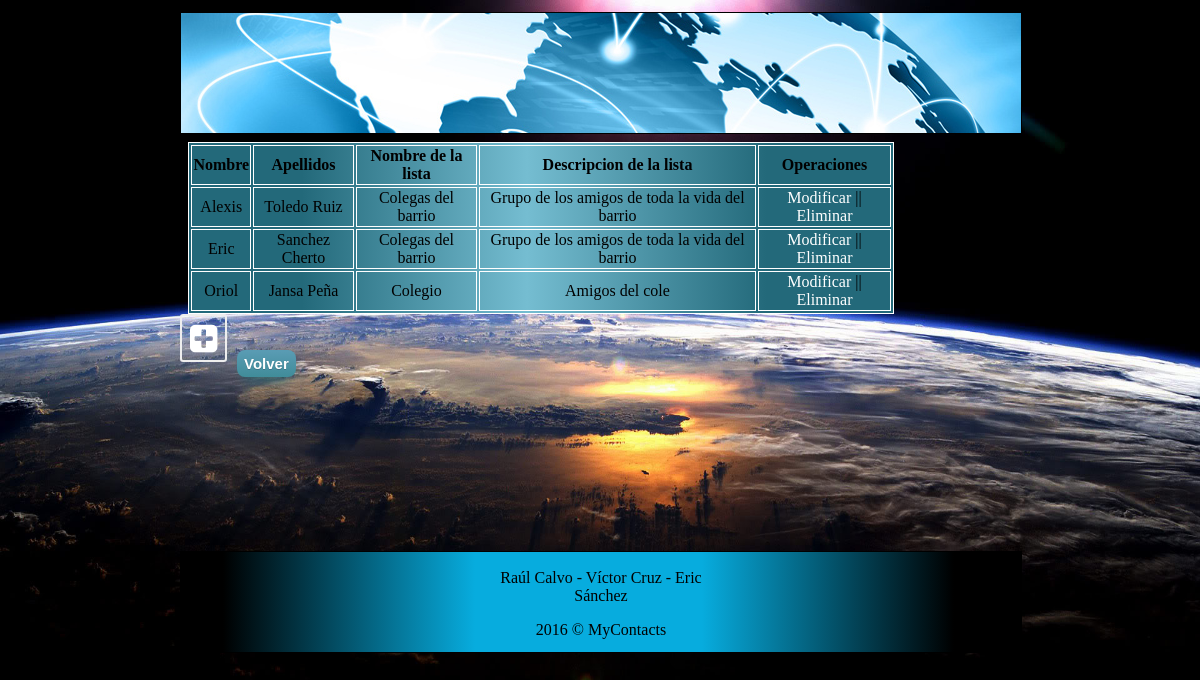
The page /gestionarcontactos.php (signed in) on the database its author committed.
### tables this page shows
CREATE TABLE IF NOT EXISTS `contacto` (
`id_contacto` int(11) NOT NULL,
  `nombre_contacto` varchar(20) DEFAULT NULL,
  `apellidos_contacto` varchar(40) DEFAULT NULL,
  `id_ubicacion` int(11) DEFAULT NULL,
  `id_lista` int(11) DEFAULT NULL
);

CREATE TABLE IF NOT EXISTS `lista` (
`id_lista` int(11) NOT NULL,
  `id_usuario` int(11) DEFAULT NULL,
  `nombre_lista` varchar(30) DEFAULT NULL,
  `descripcion_lista` text
);

### gestionarcontactos.php (the view, shortened to what this page needs)
<!DOCTYPE html>
<html>
	<head>
	    <link rel="stylesheet" href="https://maxcdn.bootstrapcdn.com/font-awesome/4.4.0/css/font-awesome.min.css">
	    <link rel="stylesheet" type="text/css" href="style.css">
	</head>
	<body>
		<header></header>
		<section id="contenido">
		<?php
			$con = mysqli_connect('localhost','root','DAW22015','bd_mycontacts');
			$sql = "SELECT * FROM contacto, lista, usuario WHERE `contacto`.`id_lista` = `lista`.`id_lista` AND `lista`.`id_usuario` = '$_SESSION[id]' AND `usuario`.`mail_usuario` = '$_SESSION[mail]'";
			$datos = mysqli_query($con, $sql);
			?>
			<table border>
				<tr>
					<th>Nombre</th>
					<th>Apellidos</th>
					<th>Nombre de la lista</th>
					<th>Descripcion de la lista</th>
					<th>Operaciones</th>
				</tr>
				<?php
				while ($prod = mysqli_fetch_array($datos)){
					echo utf8_encode("<td>$prod[nombre_contacto]");
					echo utf8_encode("</td><td>$prod[apellidos_contacto]");
					echo utf8_encode("</td><td>$prod[nombre_lista]");
					echo utf8_encode("</td><td>$prod[descripcion_lista]</td><td>");
					echo "<a href='modificarContacto.php?idCont=$prod[id_contacto]'>Modificar</a>";
					echo " || <a href='eliminarContacto.php?idCont=$prod[id_contacto]'>Eliminar</i></a>";
					echo "</td></tr>";
				}
				?>
			</table>
			<a href="insertContacto.php"><i class='fa fa-plus-square fa-2x fa-pull-left fa-border'></i></a>
		<br/><br/>
		<article class="myButton1">
		<a href="principal.php">Volver</a>
		</article>
	</section>
		<footer id="piepagina">
      <p id="componentes">Raúl Calvo - Víctor Cruz - Eric Sánchez</p>
      <p id="copyright">2016 &copy; MyContacts</p>
    </footer>
	</body>
</html>

### style.css (style rules this page uses)
body { margin: 1% 15% 0 15%; background: url("./imagenes/fondotierra.jpg") no-repeat center center fixed; background-size: 100% 100%; -moz-background-size: 100% 100%; -webkit-background-size: 100% 100%; -o-background-size: 100% 100%; }
header { border: 1px black solid; background-image: url("imagenes/header.png"); width: 100%; height: 120px; }
.myButton1 { -moz-box-shadow: 0px 10px 14px -7px #276873; -webkit-box-shadow: 0px 10px 14px -7px #276873; box-shadow: 0px 10px 14px -7px #276873; background:-webkit-gradient(linear, left top, left bottom, color-stop(0.05, #599bb3), color-stop(1, #408c99)); background:-moz-linear-gradient(top, #599bb3 5%, #408c99 100%); background:-webkit-linear-gradient(top, #599bb3 5%, #408c99 100%); background:-o-linear-gradient(top, #599bb3 5%, #408c99 100%); background:-ms-linear-gradient(top, #599bb3 5%, #408c99 100%); background:linear-gradient(to bottom, #599bb3 5%, #408c99 100%); filter:progid:DXImageTransform.Microsoft.gradient(startColorstr='#599bb3', endColorstr='#408c99',GradientType=0); background-color:#599bb3; -moz-border-radius:8px; -webkit-border-radius:8px; border-radius:8px; cursor:pointer; color:#ffffff; font-family:Arial; font-size:15px; font-weight:bold; padding:5px 7px; text-decoration: none; text-shadow:0px 1px 0px #3d768a; float: left; margin-right: 15px; }
.myButton1 a { position:relative; text-decoration: none; color: black; }
#contenido { width: 100%; height: 400px; margin: 1% 0 0 0; }
#contenido a { text-decoration: none; color: white; }
#piepagina { width: 100%; height: 100px; margin: 1% 0 1% 0; border: 1px black solid; background: rgba(0,0,0,1); background: -moz-linear-gradient(left, rgba(0,0,0,1) 0%, rgba(0,0,0,1) 5%, rgba(7,172,222,1) 35%, rgba(7,172,222,1) 46%, rgba(7,172,222,1) 62%, rgba(0,0,0,1) 92%, rgba(0,0,0,1) 100%); background: -webkit-gradient(left top, right top, color-stop(0%, rgba(0,0,0,1)), color-stop(5%, rgba(0,0,0,1)), color-stop(35%, rgba(7,172,222,1)), color-stop(46%, rgba(7,172,222,1)), color-stop(62%, rgba(7,172,222,1)), color-stop(92%, rgba(0,0,0,1)), color-stop(100%, rgba(0,0,0,1))); background: -webkit-linear-gradient(left, rgba(0,0,0,1) 0%, rgba(0,0,0,1) 5%, rgba(7,172,222,1) 35%, rgba(7,172,222,1) 46%, rgba(7,172,222,1) 62%, rgba(0,0,0,1) 92%, rgba(0,0,0,1) 100%); background: -o-linear-gradient(left, rgba(0,0,0,1) 0%, rgba(0,0,0,1) 5%, rgba(7,172,222,1) 35%, rgba(7,172,222,1) 46%, rgba(7,172,222,1) 62%, rgba(0,0,0,1) 92%, rgba(0,0,0,1) 100%); background: -ms-linear-gradient(left, rgba(0,0,0,1) 0%, rgba(0,0,0,1) 5%, rgba(7,172,222,1) 35%, rgba(7,172,222,1) 46%, rgba(7,172,222,1) 62%, rgba(0,0,0,1) 92%, rgba(0,0,0,1) 100%); background: linear-gradient(to right, rgba(0,0,0,1) 0%, rgba(0,0,0,1) 5%, rgba(7,172,222,1) 35%, rgba(7,172,222,1) 46%, rgba(7,172,222,1) 62%, rgba(0,0,0,1) 92%, rgba(0,0,0,1) 100%); filter: progid:DXImageTransform.Microsoft.gradient( startColorstr='#000000', endColorstr='#000000', GradientType=1 ); }
#componentes { margin: 2% 35% 0 35%; text-align: center; }
#copyright { margin: 2% 42% 0 42%; text-align: center; }
table { border:1px white solid; margin: 1% 15% 0 1%; color: black; text-align: center; background: rgba(35,105,122,1); background: -moz-linear-gradient(left, rgba(35,105,122,1) 0%, rgba(35,105,122,1) 16%, rgba(117,189,209,1) 48%, rgba(35,105,122,1) 82%, rgba(35,105,122,1) 100%); background: -webkit-gradient(left top, right top, color-stop(0%, rgba(35,105,122,1)), color-stop(16%, rgba(35,105,122,1)), color-stop(48%, rgba(117,189,209,1)), color-stop(82%, rgba(35,105,122,1)), color-stop(100%, rgba(35,105,122,1))); background: -webkit-linear-gradient(left, rgba(35,105,122,1) 0%, rgba(35,105,122,1) 16%, rgba(117,189,209,1) 48%, rgba(35,105,122,1) 82%, rgba(35,105,122,1) 100%); background: -o-linear-gradient(left, rgba(35,105,122,1) 0%, rgba(35,105,122,1) 16%, rgba(117,189,209,1) 48%, rgba(35,105,122,1) 82%, rgba(35,105,122,1) 100%); background: -ms-linear-gradient(left, rgba(35,105,122,1) 0%, rgba(35,105,122,1) 16%, rgba(117,189,209,1) 48%, rgba(35,105,122,1) 82%, rgba(35,105,122,1) 100%); background: linear-gradient(to right, rgba(35,105,122,1) 0%, rgba(35,105,122,1) 16%, rgba(117,189,209,1) 48%, rgba(35,105,122,1) 82%, rgba(35,105,122,1) 100%); filter: progid:DXImageTransform.Microsoft.gradient( startColorstr='#23697a', endColorstr='#23697a', GradientType=1 ); }
tr,th,td { border: 1px white solid; }

### gestionarcontactos.php (style rules this page uses)
a { color: blue; }

### rows shown on the page
contacto: nombre_contacto "Alexis", apellidos_contacto "Toledo Ruiz", id_lista.nombre_lista "Colegas del barrio", id_lista.descripcion_lista "Grupo de los amigos de toda la vida del barrio"
contacto: nombre_contacto "Eric", apellidos_contacto "Sanchez Cherto", id_lista.nombre_lista "Colegas del barrio", id_lista.descripcion_lista "Grupo de los amigos de toda la vida del barrio"
contacto: nombre_contacto "Oriol", apellidos_contacto "Jansa Peña", id_lista.nombre_lista "Colegio", id_lista.descripcion_lista "Amigos del cole"
